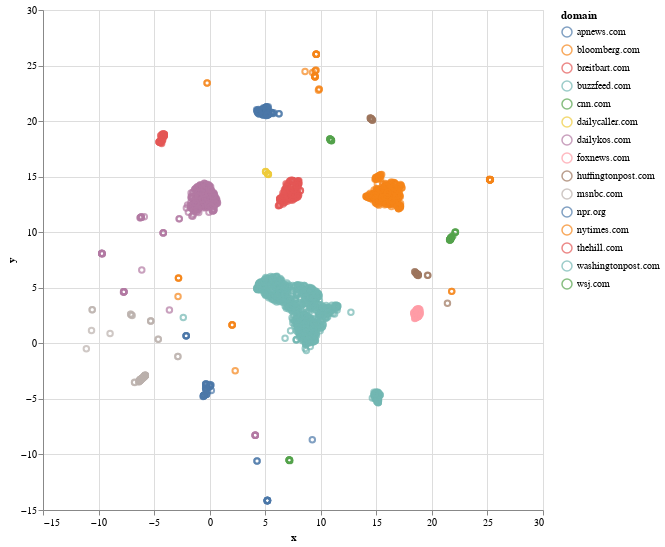

The notebook cell saved with this chart:
### Code cell
(alt
    .Chart(points.sample(frac=0.1), width=500, height=500)
    .mark_point()
    .encode(x='x', y='y', tooltip='label', color='domain'))

### Figure 1 — Vega-Lite specification as saved in the notebook (floating-point values rounded to 4 significant figures; data arrays with more than 128 entries replaced by an {"elided": "..."} marker saying what was removed)
{"$schema": "https://vega.github.io/schema/vega-lite/v2.6.0.json", "config": {"view": {"height": 300, "width": 400}}, "data": {"name": "data-fb21e8f5345500220f27b8100914c6fc"}, "datasets": {"data-fb21e8f5345500220f27b8100914c6fc": {"elided": "2146 records"}}, "encoding": {"color": {"field": "domain", "type": "nominal"}, "tooltip": {"field": "label", "type": "nominal"}, "x": {"field": "x", "type": "quantitative"}, "y": {"field": "y", "type": "quantitative"}}, "height": 500, "mark": "point", "width": 500}
